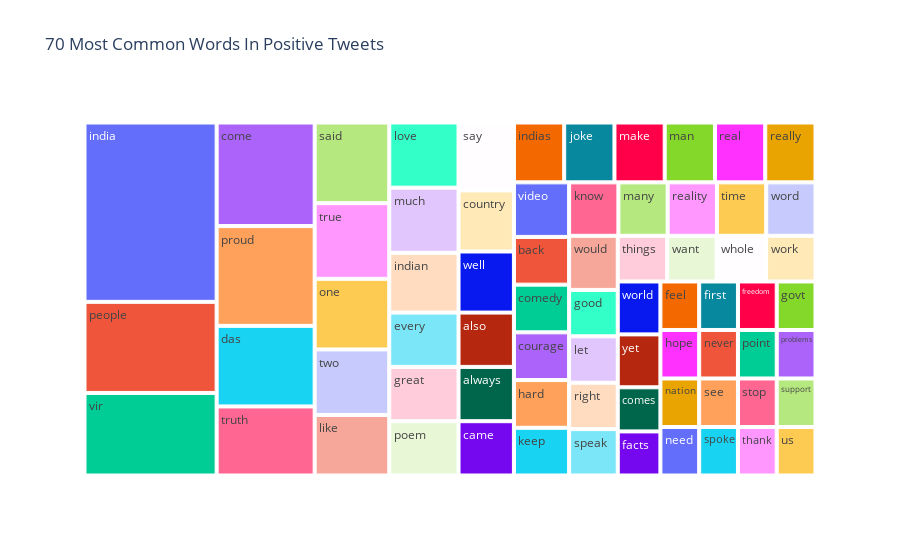

Notebook cell for this chart:
### Code cell
words=[]
    
for index, row in Positive_tweet.iterrows():
    words.append(row['comment'].split())
    
all_positive_words=[]
def removeNestings(l):
    for i in l:
        if type(i) == list:
            removeNestings(i)
        else:
            all_positive_words.append(i)  
            
removeNestings(words)    

all_positive_words=pd.Series(np.array(all_positive_words))
common_words=all_positive_words.value_counts()[:70].rename_axis('Common Positive Words').reset_index(name='count')
fig = px.treemap(common_words, path=['Common Positive Words'], values='count',title='70 Most Common Words In Positive Tweets')
fig.show()

### Figure 1 — Plotly figure (JSON) as saved in the notebook; plotly's stock layout.template omitted (floating-point values rounded to 4 significant figures)
{"data": [{"branchvalues": "total", "domain": {"x": [0, 1], "y": [0, 1]}, "hovertemplate": "labels=%{label}<br>count=%{value}<br>parent=%{parent}<br>id=%{id}<extra></extra>", "ids": ["also", "always", "back", "came", "come", "comedy", "comes", "country", "courage", "das", "every", "facts", "feel", "first", "freedom", "good", "govt", "great", "hard", "hope", "india", "indian", "indias", "joke", "keep", "know", "let", "like", "love", "make", "man", "many", "much", "nation", "need", "never", "one", "people", "poem", "point", "problems", "proud", "real", "reality", "really", "right", "said", "say", "see", "speak", "spoke", "stop", "support", "thank", "things", "time", "true", "truth", "two", "us", "video", "vir", "want", "well", "whole", "word", "work", "world", "would", "yet"], "labels": ["also", "always", "back", "came", "come", "comedy", "comes", "country", "courage", "das", "every", "facts", "feel", "first", "freedom", "good", "govt", "great", "hard", "hope", "india", "indian", "indias", "joke", "keep", "know", "let", "like", "love", "make", "man", "many", "much", "nation", "need", "never", "one", "people", "poem", "point", "problems", "proud", "real", "reality", "really", "right", "said", "say", "see", "speak", "spoke", "stop", "support", "thank", "things", "time", "true", "truth", "two", "us", "video", "vir", "want", "well", "whole", "word", "work", "world", "would", "yet"], "name": "", "parents": ["", "", "", "", "", "", "", "", "", "", "", "", "", "", "", "", "", "", "", "", "", "", "", "", "", "", "", "", "", "", "", "", "", "", "", "", "", "", "", "", "", "", "", "", "", "", "", "", "", "", "", "", "", "", "", "", "", "", "", "", "", "", "", "", "", "", "", "", "", ""], "type": "treemap", "values": [8, 8, 7, 8, 27, 7, 5, 9, 7, 21, 10, 5, 5, 5, 5, 6, 5, 10, 7, 5, 63, 11, 8, 8, 7, 7, 6, 12, 12, 8, 8, 7, 12, 5, 5, 5, 14, 32, 10, 5, 5, 26, 8, 7, 8, 6, 16, 10, 5, 6, 5, 5, 5, 5, 6, 7, 15, 18, 13, 5, 8, 29, 6, 9, 6, 7, 6, 6, 7, 6]}], "layout": {"legend": {"tracegroupgap": 0}, "title": {"text": "70 Most Common Words In Positive Tweets"}}}
